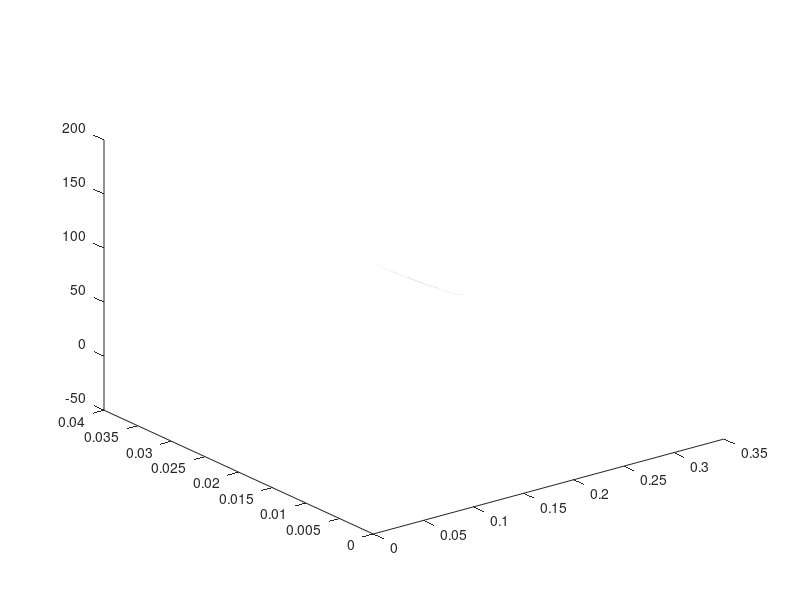

MATLAB code for this plot:
clc
clear all
close all

%% Movimento a duas dimensões
% Constantes

m = 1; %kg
g = 9.8;  %kg/s^2
v0 = 50;
h0 = 0;
ALPHA = 37;

%

dt = 0.01;
ti = 0;
tf = 10;


t = ti:dt:tf;
v = zeros(2,length(t));
x_y = zeros(2,length(t));

v(:,1) = [v0*cos(ALPHA*pi/180);v0*sin(ALPHA*pi/180)];
x_y(:,1) = [0;h0];

count = 1;

while (x_y(2,count) >= 0 )
   v(1,count+1) = v(1,count);
   v(2,count+1) = v(2,count) - g*dt;
   x_y(1,count+1) = x_y(1,count) + v(1,count)*dt;
   x_y(2,count+1) = x_y(2,count) + v(2,count)*dt; 

   count = count+1;
end

x_y = x_y(:,2:count);
t = t(2:count);
v = v(2:count);

plot(x_y(1,:), x_y(2,:), 'o')

tvoo = interp1(x_y(2,:), t, 0)
alcance = interp1(x_y(2,:), x_y(1,:), 0)

R = abs(((v0^2)/g)*sin(2*ALPHA))


%% Movimento a Três Dimensões

% Constantes
ALPHA=1;
dt = 0.01;
ti = 0;
tf = 10;
g0 = [0; 0; -9.8];
OMEGA = [-7.292*10^(-5)*cos(ALPHA); 0; 7.292*10^(-5)*sin(ALPHA)];
R = [0; 0; 6.37*10^6];
H = [0; 0; 200];
v0 = [0; 0; 0];
m = 1;

t = ti:dt:tf;

axis = zeros(3,length(t));
v = zeros(3,length(t));

axis(:,1) = [0; 0; H(3)];
v(:,1) = [0; 0; 0];

for i=1:length(t)-1
    v(:,i+1) = v(:,i) + (g0 - 2*cross(OMEGA,v(:,i)) - cross(OMEGA,cross(OMEGA,R)))*dt;
    axis(:,i+1) = axis(:,i) + v(:,i)*dt;
    
    if axis(3,i+1)<0
        axis = axis(:,1:i+1);
        v = v(:,1:i+1);
        t = t(1:i+1);
        break
    end
end
axis(3,:)
plot3(axis(1,:), axis(2,:), axis(3,:))
t_emb = interp1(axis(3,end-1:end),t(end-1:end),0)
